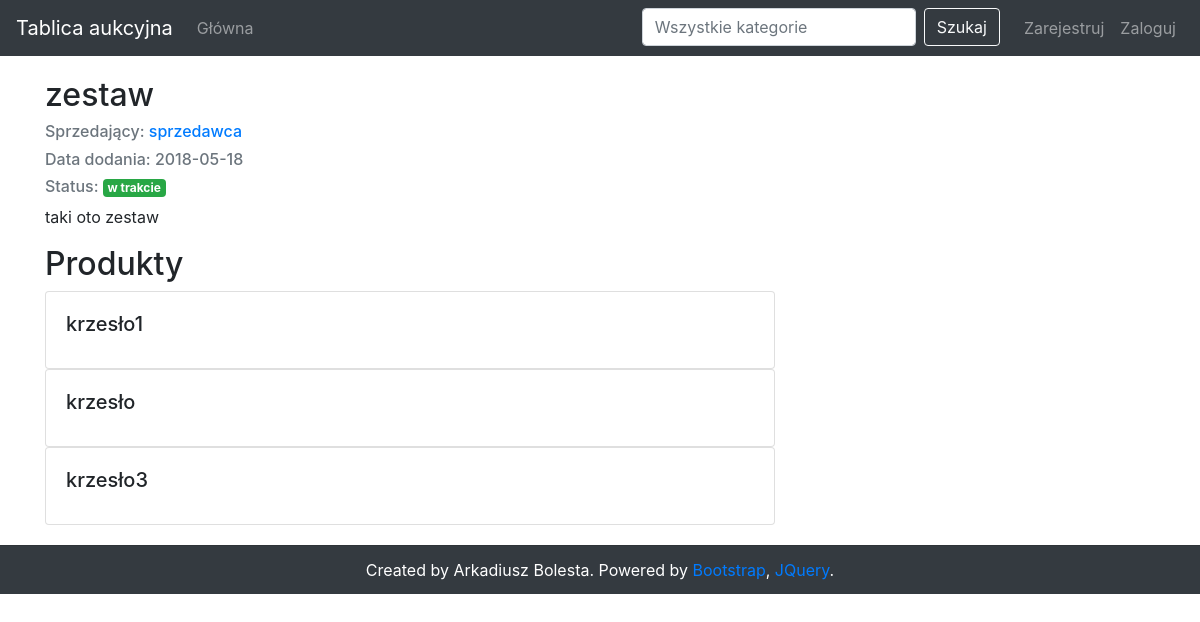
Screenshot of /auction_page.php?id=1 with the database file from the repository.
### tables this page shows
CREATE TABLE IF NOT EXISTS `auctions` (
  `auction_id`     INT(11) NOT NULL AUTO_INCREMENT,
  `user_id`        INT(11) NOT NULL,
  `description`    TEXT CHARACTER SET 'utf8'
  COLLATE 'utf8_polish_ci' NULL     DEFAULT NULL,
  `title`          VARCHAR(60) CHARACTER SET 'utf8'
  COLLATE 'utf8_polish_ci' NULL     DEFAULT NULL,
  `subcategory_id` INT(11) NOT NULL,
  `date`           TIMESTAMP        DEFAULT CURRENT_TIMESTAMP,
  `completed`      TINYINT          DEFAULT 0,
  PRIMARY KEY (`auction_id`, `user_id`, `subcategory_id`),
  INDEX `fk_aukcje_users1_idx` (`user_id` ASC),
  INDEX `fk_auctions_subcategories1_idx` (`subcategory_id` ASC),
  CONSTRAINT `fk_auctions_subcategories1`
  FOREIGN KEY (`subcategory_id`)
  REFERENCES `subcategories` (`subcategory_id`)
    ON DELETE RESTRICT
    ON UPDATE NO ACTION,
  CONSTRAINT `fk_aukcje_users1`
  FOREIGN KEY (`user_id`)
  REFERENCES `users` (`user_id`)
    ON DELETE RESTRICT
    ON UPDATE NO ACTION
);

CREATE TABLE IF NOT EXISTS `users` (
  `user_id`   INT(11)      NOT NULL AUTO_INCREMENT,
  `login`     VARCHAR(45) CHARACTER SET 'utf8'
  COLLATE 'utf8_polish_ci' NOT NULL,
  `password`  VARCHAR(255) CHARACTER SET 'utf8'
  COLLATE 'utf8_polish_ci' NOT NULL,
  `is_admin`  TINYINT(4)   NULL     DEFAULT '0',
  `email`     VARCHAR(45) CHARACTER SET 'utf8'
  COLLATE 'utf8_polish_ci' NULL     DEFAULT NULL,
  `telephone` VARCHAR(45) CHARACTER SET 'utf8'
  COLLATE 'utf8_polish_ci' NULL     DEFAULT NULL,
  PRIMARY KEY (`user_id`)
);

CREATE TABLE IF NOT EXISTS `products` (
  `product_id` INT(11)     NOT NULL AUTO_INCREMENT,
  `auction_id` INT(11)     NOT NULL,
  `name`       VARCHAR(45) CHARACTER SET 'utf8'
  COLLATE 'utf8_polish_ci' NULL     DEFAULT NULL,
  PRIMARY KEY (`product_id`, `auction_id`),
  INDEX `fk_products_auctions1_idx` (`auction_id` ASC),
  CONSTRAINT `fk_products_auctions1`
  FOREIGN KEY (`auction_id`)
  REFERENCES `auctions` (`auction_id`)
    ON DELETE CASCADE
    ON UPDATE NO ACTION
);

### auction_page.php (the view, shortened to what this page needs)
<?php
require_once "connect.php";
try {
    $sql = "select auction_id, a.user_id, login, description, subcategory_id,
title, date(date) as 'date', completed
from auctions a
 inner join users u on a.user_id = u.user_id
 where auction_id = :id";
    $stmt = $pdo->prepare($sql);
    $stmt->bindValue(':id', $_GET['id'], PDO::PARAM_INT);
    $stmt->execute();
    $auction = $stmt->fetch();
    $sql = "select name
from products
inner join auctions a on products.auction_id = a.auction_id
where products.auction_id = :id";
    $stmt = $pdo->prepare($sql);
    $stmt->bindValue(':id', $_GET['id'], PDO::PARAM_INT);
    $stmt->execute();
    $products = $stmt->fetchAll();
} catch (PDOException $e) {
    $error = "Błąd bazy";
}
require_once "parts/header.php";
?>
<div class="row">
  <div class="col-md-12">
    <h2><?= $auction['title'] ?>
    </h2>
    <h6 class="text-muted">Sprzedający: <a href="user_profile.php?id=<?=$auction['user_id']?>"><?= $auction['login'] ?></a></h6>
    <h6 class="text-muted">Data dodania: <?= $auction['date'] ?></h6>
    <h6 class="text-muted">
      Status: <span class="badge badge-<?= $auction['completed'] == 0 ? 'success' : 'danger' ?>">
                    <?= $auction['completed'] == 0 ? 'w trakcie' : 'zakończona' ?></span>
    </h6>
    <p><?= $auction['description'] ?></p>
  </div>
</div>
<div class="row">
  <div class="col-md-8">
      <?php
      if (count($products) == 0) {
          echo "<h3>Brak produktów</h3>";
      } else {
          ?>
        <h2>Produkty
            ?></h2>
          <?php
          foreach ($products as $row) {
              ?>
            <div class="card">
              <div class="card-body">
                <h5 class="card-title"><?= $row['name'] ?></h5>
              </div>
            </div>
              <?php
          }
      }
      ?>
  </div>
  <div class="col-md-4">
  </div>
</div>
<?php
require_once "parts/footer.php"
?>

### rows the page displays
auctions: title "zestaw", user.login "sprzedawca", description "taki oto zestaw"
products: name "krzesło1"
products: name "krzesło"
products: name "krzesło3"

### other values shown
$auction['date'] "2018-05-18"
